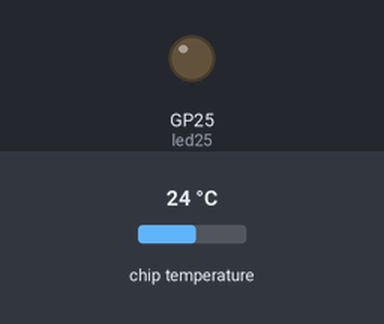
Bench run of a program on a simulated Raspberry Pi Pico running MicroPython. On the bench: output pins drawn as LEDs (lit = HIGH). The test bench sets the inputs (shaded band); at power-on: chip temperature 24 °C. WiFi joins after 1.5 s; what the program prints to the serial console is not drawn.

Above: at 6.0 s.
At 17.0 s:
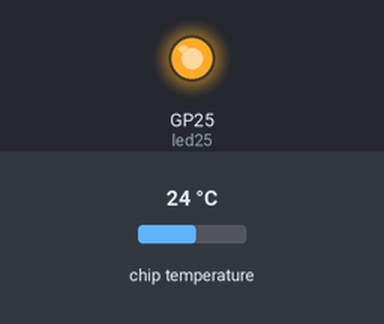
Timing chart, 0 to 26.0 s (numbered marks = the images above):
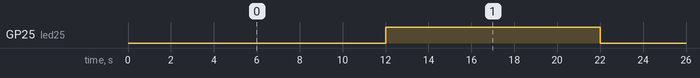

Measured:
- by itself, GP25 (led25): alternates HIGH for 10.0 s and LOW for 10.0 s

The program:

lesson7_4d.py
```python
from tools import connect,reconnect
from machine import ADC,Pin,Timer,RTC
import time
import urequests

led25 = Pin("LED",Pin.OUT)

connect()
adc = ADC(4)     # create ADC object on ADC pin,最後一個,溫度
conversion_factor = 3.3/65535

start_time = 0
duration = 300

def alert(temp):

    global start_time
    if time.ticks_diff(time.ticks_ms(), start_time) >= duration * 1000:
        print("傳送訊息給make")
        rtc = RTC()
        date_tuple = rtc.datetime()
        date_str = f'{date_tuple[0]}-{date_tuple[1]}-{date_tuple[2]} {date_tuple[4]}:{date_tuple[5]}:{date_tuple[6]}'
        url_str = f'https://hook.eu2.make.com/2w823641yhdeutku7rw6bxer6byi4qgi?date={date_str}&temperature={temp}&from=學院養魚場123'
        try:
            response = urequests.get(url_str)
        except:
            print("ap出現問題")
            reconnect()
        else:
            if response.status_code == 200:
                print("傳送訊息成功")
            else:
                print("傳送失敗(make服務出問題)")
            response.close()
        start_time = time.ticks_ms()

def second1(t):
    reading_v = adc.read_u16() * conversion_factor
    # The temperature sensor measures the Vbe voltage of a biased bipolar diode, connected to the fifth ADC channel
    # Typically, Vbe = 0.706V at 27 degrees C, with a slope of -1.721mV (0.001721) per degree.
    celsius = 27 - (reading_v-0.706) / 0.001721
    print(celsius)
    led25.toggle()
    if celsius >= 25:
        alert(celsius)


tim1 = Timer()
tim1.init(period=10000, callback=second1)
```

tools.py
```python
import network
import urequests as requests
import time
import rp2
from machine import WDT

rp2.country('TW') #設定我們的wifi的地區是台灣(可以不設)

ssid = 'xxxx'
password = 'xxxxx'

wlan = network.WLAN(network.STA_IF)
wlan.active(True)
wlan.connect(ssid, password)
wlan.config(pm = 0xa11140) #預設是省電模式,可以設為非省電模式

def connect():
    #等待連線或失敗
    #status=0,1,2正在連線
    #status=3連線成功
    #<1,>=3失敗的連線
    max_wait = 10

    while max_wait > 0:
        status = wlan.status()
        if status < 0 or status >= 3:
            break
        max_wait -= 1
        print("等待連線")
        time.sleep(1)

    #處理錯誤
    if wlan.status() != 3:
        print('連線失敗,重新開機')
        raise RuntimeError('連線失敗') #開發階段,出現錯誤,中斷執行
        #wdt = WDT(timeout=2000) #無連接電腦時,重新開機(成品時,請使用這個)
        #wdt.feed()
    else:
        print('連線成功')
        status = wlan.ifconfig()
        print(f'ip={status[0]}')


def reconnect():
    if wlan.status() == 3: #還在連線,只是傳送的server無回應
        print(f"無法連線({wlan.status()})")
        return
    else:
        print("嘗試重新連線")
        wlan.disconnect()
        wlan.connect(ssid, password)
        connect() #再連線一次
```
